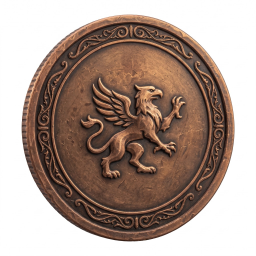
#> input picture assets/images/bronze_coin.png, 256 x 256 px, given in place of media__1783953533355.jpg, which was not available
$ python process_static_coins.py
#> lines starting #> are read from the running program, lines starting #| are printed output that depends on the picture; after the words box and inside, x2 and y2 are one past the last pixel; in counts of white or black regions, pixels touching at a corner belong together
import cv2
import numpy as np
import os

paths = {
    "bronze": "/Users/kayrabali/.gemini/antigravity/brain/ce5e9016-7df1-477c-8224-3f8afb042734/media__1783953533355.jpg",
    "gold": "/Users/kayrabali/.gemini/antigravity/brain/ce5e9016-7df1-477c-8224-3f8afb042734/media__1783953533358.jpg",
    "silver": "/Users/kayrabali/.gemini/antigravity/brain/ce5e9016-7df1-477c-8224-3f8afb042734/media__1783953533361.jpg"
}

os.makedirs("assets/images", exist_ok=True)
target_size = 256

for name, path in paths.items():
    print(f"Processing {name} coin image...")
    # Load image
    img = cv2.imread(path)
#> img is the input picture: shape (256, 256, 3); mean B, G, R 144.9, 154.5, 173.1
    if img is None:
        print(f"Error: Could not load {path}")
        continue

    h, w, c = img.shape
#> h = 256; w = 256; c = 3

    # 1. Convert to grayscale and threshold to detect non-white pixels
    # Since the background is pure white, we find pixels that are not white.
    gray = cv2.cvtColor(img, cv2.COLOR_BGR2GRAY)
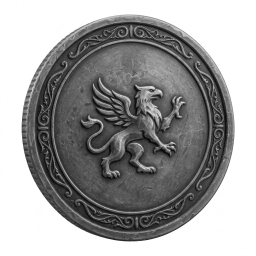
#> gray: shape (256, 256); min 6, max 255, mean 159
    _, thresh = cv2.threshold(gray, 250, 255, cv2.THRESH_BINARY_INV)
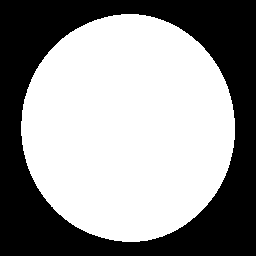
#> thresh: shape (256, 256); 58.3% white; 1 black region, box (x1, y1, x2, y2) and area: (0, 0, 256, 256) 27333

    # 2. Apply morphological closing to fill any internal holes inside the coin
    kernel = cv2.getStructuringElement(cv2.MORPH_ELLIPSE, (7, 7))
    closed = cv2.morphologyEx(thresh, cv2.MORPH_CLOSE, kernel)
#> closed: shape (256, 256); 58.3% white; 1 black region

    # 3. Find the largest contour (the coin)
    contours, _ = cv2.findContours(closed, cv2.RETR_EXTERNAL, cv2.CHAIN_APPROX_SIMPLE)
#> contours = 1 contour; box (x1, y1, x2, y2) and area: (21, 14, 235, 242) 37892

    mask = np.zeros_like(gray)
    if len(contours) > 0:
        largest_contour = max(contours, key=cv2.contourArea)
#> largest_contour = contour of 318 points, box (x1, y1, x2, y2) (21, 14, 235, 242), area 37892
        # Fill the contour
        cv2.drawContours(mask, [largest_contour], -1, 255, -1)

        # Smooth the mask edges (anti-aliasing)
        mask = cv2.GaussianBlur(mask, (5, 5), 0)
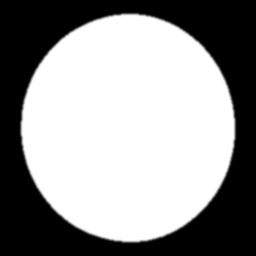
#> mask: shape (256, 256); min 0, max 255, mean 148.7
    else:
        # Fallback to a centered circle mask if no contour found
        cv2.circle(mask, (w // 2, h // 2), int(w * 0.47), 255, -1)
        mask = cv2.GaussianBlur(mask, (5, 5), 0)

    # 4. Apply a slight choke (erode mask) to make sure NO white background leaks at the edges
    # We can do this by thresholding the blurred mask slightly higher or using erode
    kernel_erode = cv2.getStructuringElement(cv2.MORPH_ELLIPSE, (3, 3))
    mask = cv2.erode(mask, kernel_erode, iterations=2)
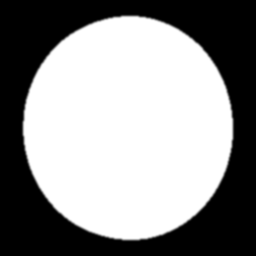
#> mask: shape (256, 256); min 0, max 255, mean 143.8
    mask = cv2.GaussianBlur(mask, (3, 3), 0)

    # 5. Resize image and mask to target size (256x256)
    resized_img = cv2.resize(img, (target_size, target_size), interpolation=cv2.INTER_AREA)
    resized_mask = cv2.resize(mask, (target_size, target_size), interpolation=cv2.INTER_AREA)

    # 6. Create BGRA image (adding alpha channel)
    bgra = cv2.cvtColor(resized_img, cv2.COLOR_BGR2BGRA)
    bgra[:, :, 3] = resized_mask

    # Save as transparent PNG
    output_path = f"assets/images/{name}_coin.png"
    cv2.imwrite(output_path, bgra)
    print(f"Saved {output_path} ({target_size}x{target_size})")
#> pass 2 of the loop `for name, path in paths.items():`:
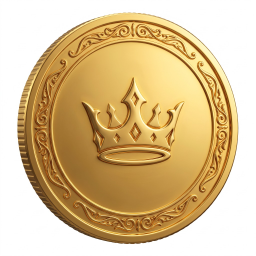
#> input picture assets/images/gold_coin.png, 256 x 256 px, given in place of media__1783953533358.jpg, which was not available
#> img is the input picture: shape (256, 256, 3); mean B, G, R 147.1, 192.2, 218.5
#> `_, thresh = cv2.threshold(gray, 250, 255, cv2.THRESH_BINARY_INV)`:
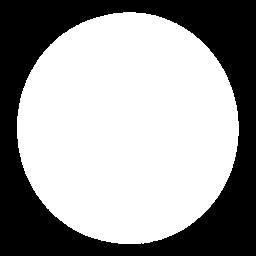
#> thresh: shape (256, 256); 61.9% white; 1 black region, box (x1, y1, x2, y2) and area: (0, 0, 256, 256) 24978
#> closed: shape (256, 256); 61.9% white; 1 black region
#> contours = 1 contour; box (x1, y1, x2, y2) and area: (17, 12, 239, 244) 40238
#> largest_contour = contour of 328 points, box (x1, y1, x2, y2) (17, 12, 239, 244), area 40238
#> `mask = cv2.erode(mask, kernel_erode, iterations=2)`:
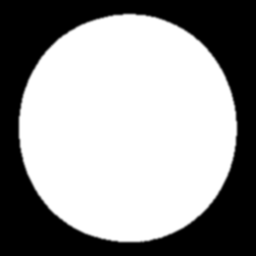
#> mask: shape (256, 256); min 0, max 255, mean 152.8

print("\nAll coin images processed successfully!")
